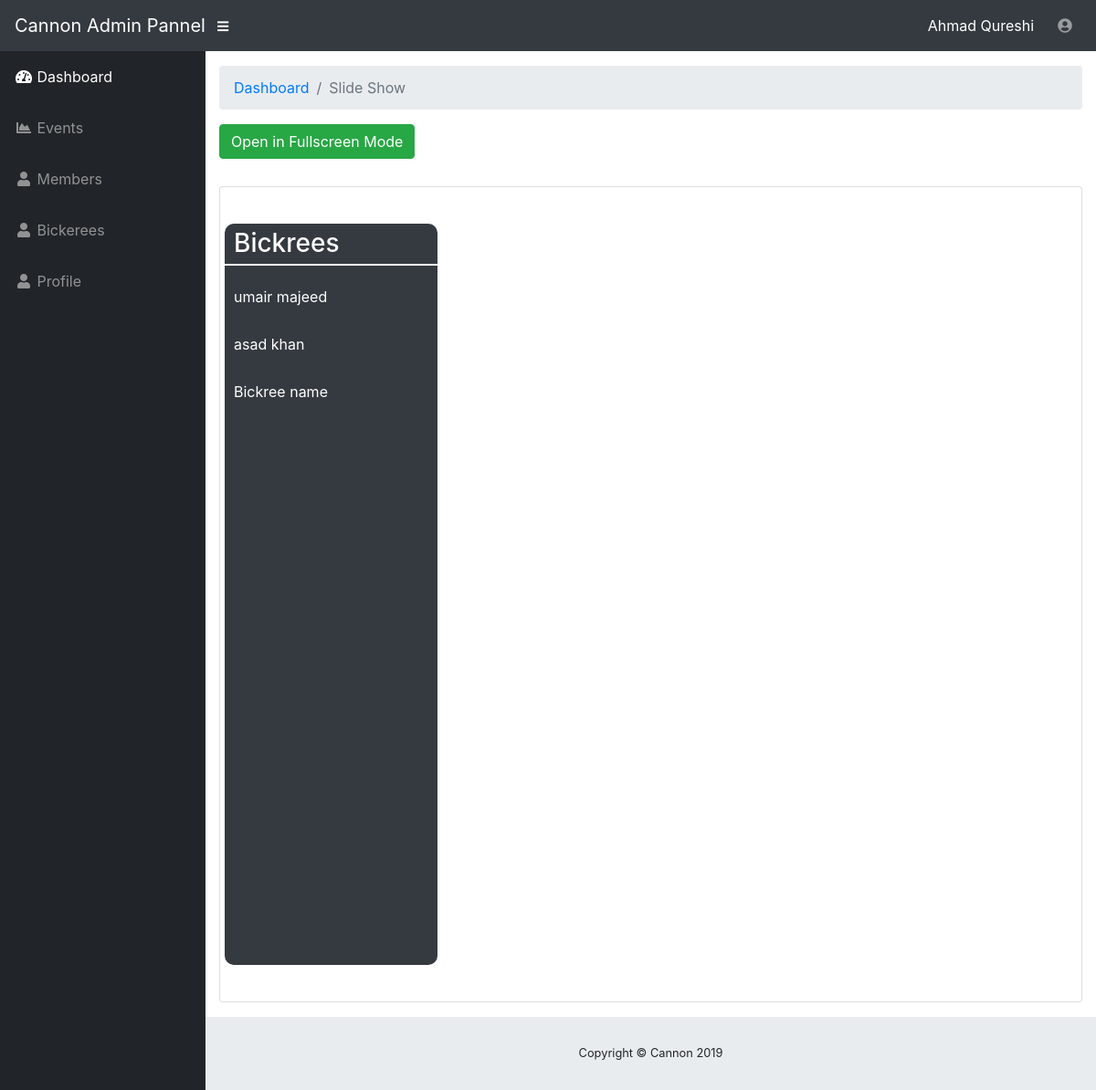
/slideshow_tabs.php (signed in), run on the app's committed database.
### tables this page shows
CREATE TABLE `users` (
  `id` int(11) NOT NULL,
  `f_name` varchar(255) NOT NULL,
  `l_name` varchar(255) NOT NULL,
  `email` varchar(255) NOT NULL,
  `username` varchar(255) NOT NULL,
  `password` varchar(255) NOT NULL,
  `hometown` varchar(255) NOT NULL,
  `user_pic` varchar(255) NOT NULL,
  `bick_class` varchar(255) NOT NULL,
  `major` varchar(255) NOT NULL,
  `extracurricular` varchar(255) NOT NULL,
  `status` int(11) NOT NULL COMMENT '1=active, 0=not active',
  `account_type` int(11) NOT NULL COMMENT '1=admin, 2=member, 3=bikerrer',
  `entery_date` date NOT NULL
);

### slideshow_tabs.php (the view, shortened to what this page needs)
<?php include 'include/config.php';
if(isset($_SESSION['admin']) && $_SESSION['admin'] !='')
{
?>
<?php include 'include/header.php';?>
        <div class="container-fluid">
          <ol class="breadcrumb">
            <li class="breadcrumb-item">
              <a href="dashboard.php">Dashboard</a>
            </li>
            <li class="breadcrumb-item active">Slide Show</li>
          </ol>
          <button onclick="openFullscreen();" class="btn btn-success" style="margin-bottom: 30px;">Open in Fullscreen Mode</button>
          <div class="card mb-3"  id="myvideo">
            <div class="card-body">
              <div class="row">
                <div class="col-sm-3 bick_name_colm">
                  <h3 style="color:white;padding: 5px 10px;border-bottom: 2px solid;">Bickrees</h3>
                    <ul class="bick_name">
                      <?php
                      $get_image=$goodideas->query("SELECT CONCAT(f_name, ' ',  l_name) as complete_name , id FROM users where account_type=3");
                      if($get_image->num_rows > 0)
                      {
                        while($get_image_row = $get_image->fetch_array())
                        {
                          if(isset($_GET['bick_id']) && $_GET['bick_id'] == $get_image_row['id'] )
                          {
                            ?>
                            <li class="active"><a href="slideshow.php?bick_id=<?php echo $get_image_row['id'];?>"><?php echo $get_image_row['complete_name'];?></a></li>
                            <?php
                          }
                          else
                          {
                          ?>
                          <li><a href="slideshow.php?bick_id=<?php echo $get_image_row['id'];?>"><?php echo $get_image_row['complete_name'];?></a></li>
                          <?php
                          }
                        }
                      }
                      ?>
                    </ul>
                </div>
              </div>
            </div>
          </div>
        </div>
<?php include 'include/footer.php';?>
<?php
}
else
{
?>
<script>
  document.location='index.php';
</script>
<?php
}
?>

### include/header.php (shortened to what this page needs)
<!DOCTYPE html>
<html lang="en">
  <head>
    <link href="vendor/bootstrap/css/bootstrap.min.css" rel="stylesheet">
    <link href="vendor/fontawesome-free/css/all.min.css" rel="stylesheet" type="text/css">
    <link href="vendor/datatables/dataTables.bootstrap4.css" rel="stylesheet">
    <link href="css/sb-admin.css" rel="stylesheet">
  </head>
  <body id="page-top">
    <nav class="navbar navbar-expand navbar-dark bg-dark static-top">
      <a class="navbar-brand mr-1" href="dashboard.php">Cannon Admin Pannel</a>
      <button class="btn btn-link btn-sm text-white order-1 order-sm-0" id="sidebarToggle" href="#">
        <i class="fas fa-bars"></i>
      </button>
      <form class="d-none d-md-inline-block form-inline ml-auto mr-0 mr-md-3 my-2 my-md-0">
        <span style="color:white;">
          <?php
          $get_name=$goodideas->query("SELECT * FROM users where id='".$_SESSION['admin']."' ");
          if($get_name->num_rows > 0)
          {
            $get_name_row=$get_name->fetch_array();
            echo $get_name_row['f_name']." ".$get_name_row['l_name'];
          }
          ?>
        </span>
      </form>
      <ul class="navbar-nav ml-auto ml-md-0">
        <li class="nav-item dropdown no-arrow">
          <a class="nav-link dropdown-toggle" href="#" id="userDropdown" role="button" data-toggle="dropdown" aria-haspopup="true" aria-expanded="false">
            <?php
            if($get_name_row['user_pic'] != '')
            {
            ?>
              <img src="uploads/<?php echo $get_name_row['user_pic'];?>" width="40" height="40" style="border-radius: 50px;">
            <?php
            }
            else
            {
            ?>
               <i class="fas fa-user-circle fa-fw"></i>
            <?php
            }
            ?>
          </a>
        </li>
      </ul>
    </nav>
    <div id="wrapper">
      <ul class="sidebar navbar-nav">
        <li class="nav-item active">
          <a class="nav-link" href="dashboard.php">
            <i class="fas fa-fw fa-tachometer-alt"></i>
            <span>Dashboard</span>
          </a>
        </li>
        <li class="nav-item">
          <a class="nav-link" href="events.php">
            <i class="fas fa-fw fa-chart-area"></i>
            <span>Events</span></a>
        </li>
        <li class="nav-item">
          <a class="nav-link" href="users.php">
            <i class="fas fa-fw fa-user"></i>
            <span>Members</span></a>
        </li>
        <li class="nav-item">
          <a class="nav-link" href="Bickeree.php">
            <i class="fas fa-fw fa-user"></i>
            <span>Bickerees</span></a>
        </li>
        <li class="nav-item">
          <a class="nav-link" href="profile.php">
            <i class="fas fa-fw fa-user"></i>
            <span>Profile</span></a>
        </li>
      </ul>
      <div id="content-wrapper">

### css/sb-admin.css (style rules this page uses)
html { position: relative; min-height: 100%; }
body { height: 100%; }
#wrapper { display: -webkit-box; display: -ms-flexbox; display: flex; }
#wrapper #content-wrapper { overflow-x: hidden; width: 100%; padding-top: 1rem; padding-bottom: 80px; }
.navbar-nav .nav-item.active .nav-link { color: #fff; }
.navbar-nav .nav-item.dropdown .dropdown-toggle::after { width: 1rem; text-align: center; float: right; vertical-align: 0; border: 0; font-weight: 900; content: '\f105'; font-family: 'Font Awesome 5 Free'; }
.navbar-nav .nav-item.dropdown.no-arrow .dropdown-toggle::after { display: none; }
.sidebar { width: 90px !important; background-color: #212529; min-height: calc(100vh - 56px); }
.sidebar .nav-item:last-child { margin-bottom: 1rem; }
.sidebar .nav-item .nav-link { text-align: center; padding: 0.75rem 1rem; width: 90px; }
.sidebar .nav-item .nav-link span { font-size: 0.65rem; display: block; }
.sidebar .nav-item .nav-link { color: rgba(255, 255, 255, 0.5); }
@media (min-width: 768px) { .sidebar { width: 225px !important; } }
@media (min-width: 768px) { .sidebar .nav-item .nav-link { display: block; width: 100%; text-align: left; padding: 1rem; width: 225px; } }
@media (min-width: 768px) { .sidebar .nav-item .nav-link span { font-size: 1rem; display: inline; } }
:root { --input-padding-x: 0.75rem; --input-padding-y: 0.75rem; }
ul.bick_name { list-style: none; padding: 0; }
ul.bick_name li { padding: 14px 10px; }
ul.bick_name li a { color:white; }
.bick_name_colm { background: #343a40; height: 812px; overflow-y: scroll; border-radius: 10px; padding: 0; }
div#myvideo { background: white; padding: 20px 0px; }

### data on the page
users: f_name "Ahmad", l_name "Qureshi"
users: complete_name "umair majeed"
users: complete_name "asad khan"
users: complete_name "Bickree name"
